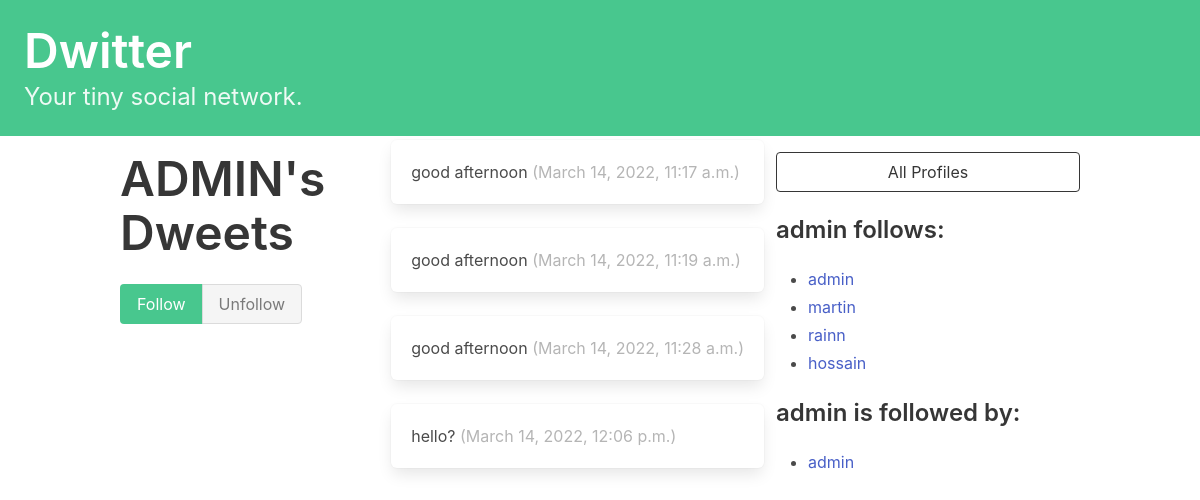
Page /profile/1 (signed in) on the committed database.
### dwitter/models.py (models this page shows, shortened)
class Profile(models.Model):
    user = models.OneToOneField(User, on_delete=models.CASCADE)
    follows = models.ManyToManyField(
        "self",
        related_name="followed_by",
        symmetrical=False,
        blank=True
    )
    def __str__(self):
        return self.user.username

class Dweet(models.Model):
    user       = models.ForeignKey(
        User, related_name="dweets", on_delete=models.DO_NOTHING
    )
    body       = models.CharField(max_length=140)
    created_at = models.DateTimeField(auto_now_add=True)

### dwitter/views.py (the view, shortened to what this page needs)
# urls.py: path("profile/<int:pk>", profile, name="profile"),
def profile(request, pk):
    if not hasattr(request.user, 'profile'):
        missing_profile = Profile(user=request.user)
        missing_profile.save()
    profile  = Profile.objects.get(pk=pk)
    return render(request, "dwitter/profile.html", {"profile":profile})

### dwitter/templates/dwitter/profile.html (shortened to what this page needs)
{% extends 'base.html' %}
{% block content %}
<div class="column">
    <div class="block">
    <h1 class="title is-1">
        {{profile.user.username|upper}}'s Dweets
    </h1>
    </div>
    <form method="post">
        <div class="buttons has-addons">
        {% if profile in user.profile.follows.all %}
            <button class="button is-success is-static">Follow</button>
            <button class="button is-danger" name="follow" value="unfollow">
                Unfollow
            </button>
        {% else %}
            <button class="button is-success" name="follow" value="follow">
                Follow
            </button>
            <button class="button is-danger is-static">Unfollow</button>
        {% endif %}
        </div>
    </form>
    </div>
    <div class="content">
        {% for dweet in profile.user.dweets.all %}
            <div class="box">
                {{ dweet.body }}
                <span class="is-small has-text-grey-light">
                    ({{ dweet.created_at }})
                </span>
            </div>
        {% endfor %}
    </div>
<div class="column is-one-third">
    <div class="block">
        <a href="{% url 'dwitter:profile_list' %}">
            <button class="button is-dark is-outlined is-fullwidth">
                All Profiles
            </button>
        </a>
    </div>
    <div class="block">
        <h3 class="title is-4">
            {{profile.user.username}} follows:
        </h3>
        <div class="content">
            <ul>
            {% for following in profile.follows.all %}
                <li>
                    <a href="{% url 'dwitter:profile' following.id %}">
                        {{ following }}
                    </a>
                </li>
            {% endfor %}
            </ul>
        </div>
    </div>
    <div class="block">
        <h3 class="title is-4">
            {{profile.user.username}} is followed by:
        </h3>
        <div class="content">
            <ul>
            {% for follower in profile.followed_by.all %}
                <li>
                    <a href="{% url 'dwitter:profile' follower.id %}">
                        {{ follower }}
                    </a>
                </li>
            {% endfor %}
            </ul>
        </div>
    </div>
</div>
{% endblock content %}

### rows in the picture
Profile: user.username "ADMIN", user.username "admin"
Dweet: body "good afternoon", created_at "March 14, 2022, 11:17 a.m."
Dweet: body "good afternoon", created_at "March 14, 2022, 11:19 a.m."
Dweet: body "good afternoon", created_at "March 14, 2022, 11:28 a.m."
Dweet: body "hello?", created_at "March 14, 2022, 12:06 p.m."
Profile: user.username "martin"
Profile: user.username "rainn"
Profile: user.username "hossain"
